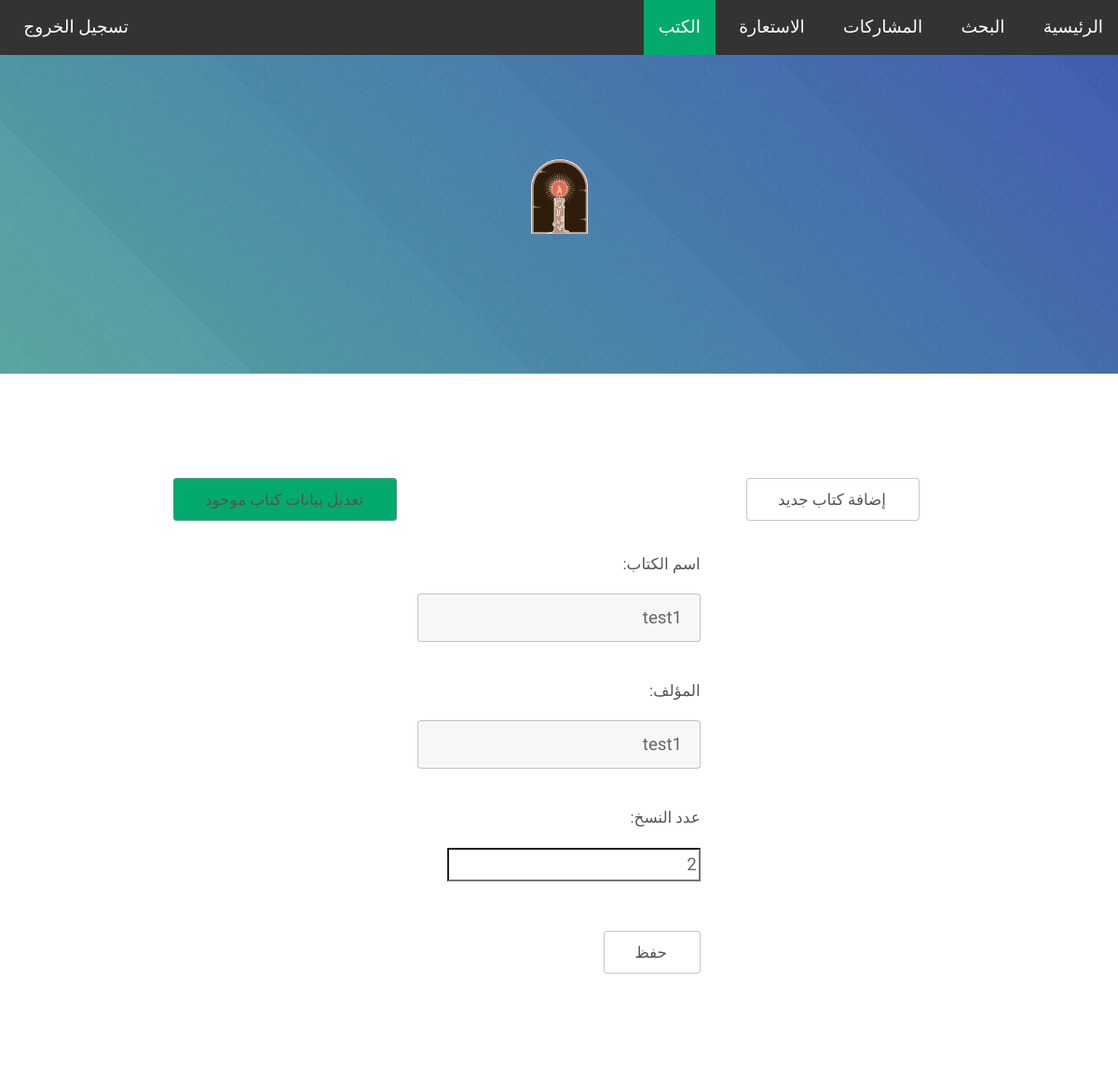
The page /books/edit-book/2653/ (signed in) on the database its author committed.
### books/models.py (models this page shows, shortened)
class Book(models.Model):
    MIX = 200
    FAMILY = 300
    YOUTH = 400
    SERVICE = 500
    SPIRITUAL = 600
    HISTORY = 700
    RITUAL = 800
    CREED = 900
    BIBLE = 1000
    ENCYCLOPEDIAS = 2000
    VOLUMES = 3000
    CHOICES = (
        (MIX, 'منوعات'),
        (FAMILY, 'الأسرة'),
        (YOUTH, 'الشباب'),
        (SERVICE, 'الخدمة'),
        (SPIRITUAL, 'اللاهوت الروحي'),
        (HISTORY, 'تاريخ الكنيسة وسير الآباء'),
        (RITUAL, 'اللاهوت الطقسي'),
        (CREED, 'اللاهوت العقائدي'),
        (BIBLE, 'الكتاب المقدس'),
        (ENCYCLOPEDIAS, 'الموسوعات'),
        (VOLUMES, 'المجلدات'),
    )
    category = models.IntegerField(default=MIX, choices=CHOICES, verbose_name='الرقم العام')
    code = models.IntegerField(verbose_name='الرقم الخاص')
    name = models.CharField(max_length=150, verbose_name='اسم الكتاب')
    author = models.CharField(max_length=150, verbose_name='المؤلف')
    copies = models.IntegerField(default=1, verbose_name='عدد النسخ')
    available = models.BooleanField(default=True, verbose_name='متاح')
    class Meta:
        constraints = [
            models.UniqueConstraint(fields=['category', 'code'], name='unique_category_code')
        ]

### books/views.py (the view, shortened to what this page needs)
# urls.py: path('books/edit-book/<int:pk>/', views.edit_book_details, name='edit-book-details'),
@login_required(login_url='/admin/login/')
def edit_book_details(request, pk=2653):
    book = Book.objects.get(pk=pk)
    form = BookUpdateForm(instance=book)
    error = False
    return render(request, 'books/book_edit.html', {'form': form, 'error': error})

### books/forms.py
class BookUpdateForm(forms.ModelForm):
    class Meta:
        model = Book
        exclude = ['category', 'code', 'available']

### books/templates/books/book_edit.html (shortened to what this page needs)
{% extends 'books/search.html' %}
{% block search %}
<div class="container">
    <div class="row gtr-150">
        <div class="col-6 col-12-medium" style="display: flex; justify-content: center;">
            <a class="button" href="{% url 'books:create-book' %}">إضافة كتاب جديد</a>
        </div>
        <div class="col-6 col-12-medium" style="display: flex; justify-content: center;">
            <a class="button active" href="{% url 'books:edit-book' %}">تعديل بيانات كتاب موجود</a>
        </div>
    </div>
</div>
<br/>
{% block content %}
<div class="container">
    <div class="row" style="display: flex; justify-content: center;">
        <form method="post">{% csrf_token %}
            {% if not form %}
            <label for="category">اكتب الرقم العام للكتاب:</label>
            <input name="category" type="number" min="200" placeholder="الرقم العام">
            <label for="code">اكتب الرقم الخاص للكتاب:</label>
            <input name="code" type="number" min="1" placeholder="الرقم الخاص">
            <br>
            <input type="submit" value="إدخال" style="margin-top: 15px;">
            {% else %}
            {{ form.as_p }}
            <input type="submit" value="حفظ" style="margin-top: 15px;">
            {% endif %}
        </form>
    </div>
</div>
{% endblock %}
{% endblock %}
{% block active %}
<li><a class="anav" href="{% url 'books:index' %}">الرئيسية</a></li>
<li><a class="anav" href="{% url 'books:search' %}">البحث</a></li>
<li><a class="anav" href="{% url 'posts:posts' %}">المشاركات</a></li>
<li><a class="anav" href="{% url 'books:create-borrower' %}">الاستعارة</a></li>
<li><a class="active anav" href="{% url 'books:create-book' %}">الكتب</a></li>
{% endblock %}

### static/css/main.css (style rules this page uses)
html, body, div, span, applet, object, iframe, h1, h2, h3, h4, h5, h6, p, blockquote, pre, a, abbr, acronym, address, big, cite, code, del, dfn, em, img, ins, kbd, q, s, samp, small, strike, strong, sub, sup, tt, var, b, u, i, center, dl, dt, dd, ol, ul, li, fieldset, form, label, legend, table, caption, tbody, tfoot, thead, tr, th, td, article, aside, canvas, details, embed, figure, figcaption, footer, header, hgroup, menu, nav, output, ruby, section, summary, time, mark, audio, video { margin: 0; padding: 0; border: 0; font-size: 100%; font: inherit; vertical-align: baseline; }
body { line-height: 1; }
body { -webkit-text-size-adjust: none; }
input, select, textarea { -moz-appearance: none; -webkit-appearance: none; -ms-appearance: none; appearance: none; }
html { box-sizing: border-box; }
*, *:before, *:after { box-sizing: inherit; }
body { background: #fff; }
body, input, select, textarea { color: #666; font-family: "Tajawal", Helvetica, sans-serif; font-size: 16pt; font-weight: 300; line-height: 1.65em; }
a { -moz-transition: color 0.2s ease-in-out, border-color 0.2s ease-in-out; -webkit-transition: color 0.2s ease-in-out, border-color 0.2s ease-in-out; -ms-transition: color 0.2s ease-in-out, border-color 0.2s ease-in-out; transition: color 0.2s ease-in-out, border-color 0.2s ease-in-out; color: inherit; text-decoration: none; }
p { margin: 0 0 2em 0; }
.container { margin: 0 auto; max-width: calc(100% - 4em); width: 60em; }
.row { display: flex; flex-wrap: wrap; box-sizing: border-box; align-items: stretch; }
.row>* { box-sizing: border-box; }
.row>.col-6 { width: 50%; }
.row { margin-top: 0; margin-left: -2em; }
.row>* { padding: 0 0 0 2em; }
.row.gtr-150 { margin-top: 0; margin-left: -3em; }
.row.gtr-150>* { padding: 0 0 0 3em; }
@media screen and (max-width: 1680px) { .row { display: flex; flex-wrap: wrap; box-sizing: border-box; align-items: stretch; } }
@media screen and (max-width: 1680px) { .row>* { box-sizing: border-box; } }
@media screen and (max-width: 1680px) { .row { margin-top: 0; margin-left: -2em; } }
@media screen and (max-width: 1680px) { .row>* { padding: 0 0 0 2em; } }
@media screen and (max-width: 1680px) { .row.gtr-150 { margin-top: 0; margin-left: -3em; } }
@media screen and (max-width: 1680px) { .row.gtr-150>* { padding: 0 0 0 3em; } }
form { margin: 0 0 2em 0; }
label { color: #555; display: block; font-size: 0.9em; font-weight: 400; margin: 0 0 1em 0; }
input[type="text"], input[type="password"], input[type="email"], select, textarea { -moz-appearance: none; -webkit-appearance: none; -ms-appearance: none; appearance: none; background: rgba(144, 144, 144, 0.075); border-radius: 4px; border: none; border: solid 1px rgba(144, 144, 144, 0.5); color: inherit; display: block; outline: 0; padding: 0 1em; text-decoration: none; width: 100%; }
input[type="text"], input[type="password"], input[type="email"], select { height: 2.75em; }
ul li { padding-left: 0.5em; }
input[type="submit"], input[type="reset"], input[type="button"], button, .button { -moz-appearance: none; -webkit-appearance: none; -ms-appearance: none; appearance: none; -moz-transition: background-color 0.2s ease-in-out, color 0.2s ease-in-out; -webkit-transition: background-color 0.2s ease-in-out, color 0.2s ease-in-out; -ms-transition: background-color 0.2s ease-in-out, color 0.2s ease-in-out; transition: background-color 0.2s ease-in-out, color 0.2s ease-in-out; background-color: transparent; border-radius: 4px; border: 0; box-shadow: inset 0 0 0 1px rgba(144, 144, 144, 0.5); color: #555 !important; cursor: pointer; display: inline-block; font-size: 0.9em; font-weight: 400; line-height: 2.75em; padding: 0 2em; text-align: center; text-decoration: none; text-indent: 0.125em; text-transform: uppercase; white-space: nowrap; }
@media screen and (max-width: 1680px) { body, input, select, textarea { font-size: 14pt; } }
body { background-color: #8f4df8; }
li { float: right; }
li a.anav { display: block; color: white; text-align: center; padding: 14px 16px; text-decoration: none; }
.active { background-color: #04AA6D; }

### rows shown on the page
Book: name "test1", author "test1", copies "2"
